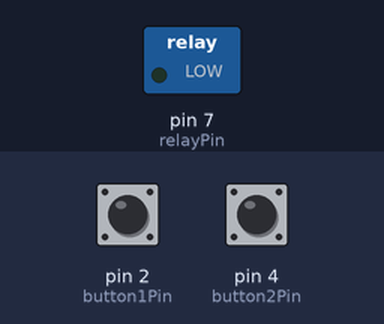
The sketch below on a simulated Arduino Uno, built with avr-gcc and run on an emulated ATmega328P. On the bench: switched loads named in the sketch (green lamp = pin HIGH). The inputs (shaded band) are chosen by the test bench; at power-on: pin 4 (button2Pin) LOW, pin 2 (button1Pin) LOW.

Above: at 1.2 s.
1.3 s: pin 4 (button2Pin) pulled HIGH for 3.2 s
At 2.3 s:
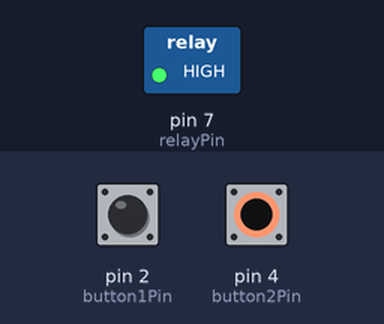
6.8 s: pin 4 (button2Pin) pulled HIGH for 0.15 s
At 9.2 s:
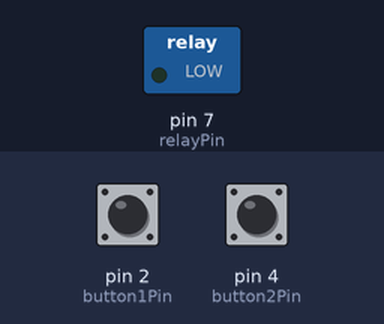
9.9 s: pin 4 (button2Pin) pulled HIGH for 1 s
At 11.3 s:
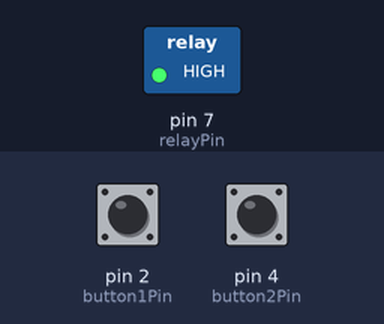
Timing chart, 0 to 13.4 s (numbered marks = the images above; inputs shaded):
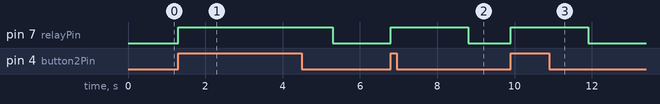

Measured:
- after the input at 1.3 s, pin 7 (relayPin): LOW → HIGH at once, → LOW 4.0 s later
- after the input at 6.8 s, pin 7 (relayPin): LOW → HIGH at once, → LOW 2.0 s later
- after the input at 9.9 s, pin 7 (relayPin): LOW → HIGH at once, → LOW 2.0 s later

The sketch:

solenoidDemo.ino
```cpp
/*

Controlling a Solenoid with Arduino

This demo shows how to control a solenoid using pushbuttons and a relay with
your Arduino compatable controller.
 - The first button will hold the solenoid/relay on while it is held
 - The second button will hold the solenoid/relay on for 2 seconds


 The circuit:
 * RobotGeek Pushbutton - Digital Pin 2
 * RobotGeek Pushbutton - Digital Pin 4
 * RobotGeek Relay - Digital Pin 7

Products Used in this demo:
 - http://www.robotgeek.com/solenoids
 - http://www.robotgeek.com/robotgeek-geekduino-sensor-kit
 - http://www.robotgeek.com/robotGeek-pushbutton
 - http://www.robotgeek.com/robotgeek-relay

 */

// constants won't change. They're used here to set pin numbers:
const int button1Pin = 2;     // the number of the pushbutton1 pin
const int button2Pin = 4;     // the number of the pushbutton2 pin
const int relayPin =  7;      // the number of the Relay pin

// variables will change:
int button1State = 0;         // variable for reading the pushbutton status
int button2State = 0;         // variable for reading the pushbutton status

void setup() {

  // initialize the pushbutton pin as an input:
  pinMode(button1Pin, INPUT);
  pinMode(button2Pin, INPUT);
  // initialize the relay pin as an output:
  pinMode(relayPin, OUTPUT);

}

void loop(){

  // read the state of the pushbutton values:
  button1State = digitalRead(button1Pin);
  button2State = digitalRead(button2Pin);

  // check if the pushbutton1 is pressed.
  // if it is we turn on the relay/solenoid
  if (button1State == HIGH) {
    // turn relay on:
    digitalWrite(relayPin, HIGH);
  }
  // When we let go of the button, turn off the relay
  else if ((button1State == LOW) && (digitalRead(relayPin) == HIGH)) {
    // turn relay off
    digitalWrite(relayPin, LOW);
  }


  // For the second button, we just activate the solenoid/relay for two seconds
  if (button2State == HIGH) {
    // turn relay on
    digitalWrite(relayPin, HIGH);
    delay(2000);    // waits for 2 seconds
    //turn relay off
    digitalWrite(relayPin, LOW);
  }

}
```
